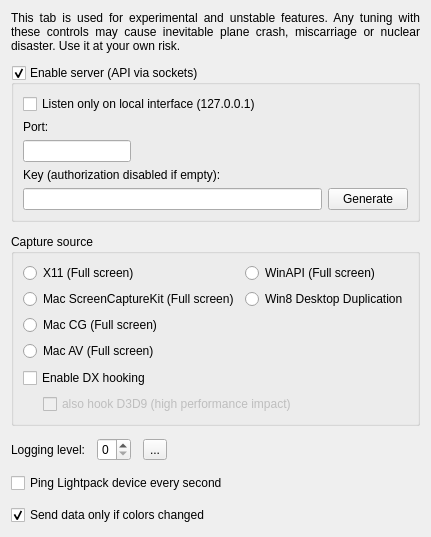
      <widget class="QWidget" name="tabExpert">
       <property name="sizePolicy">
        <sizepolicy hsizetype="Fixed" vsizetype="Preferred">
         <horstretch>0</horstretch>
         <verstretch>0</verstretch>
        </sizepolicy>
       </property>
       <attribute name="title">
        <string>Expert</string>
       </attribute>
       <layout class="QVBoxLayout" name="verticalLayout_3" stretch="0,0,0,0,0,0,0">
        <property name="spacing">
         <number>12</number>
        </property>
        <item>
         <widget class="QLabel" name="label_DevTabWarning">
          <property name="text">
           <string>&lt;html&gt;&lt;head/&gt;&lt;body&gt;&lt;p&gt;This tab is used for experimental and unstable features. Any tuning with these controls may cause inevitable plane crash, miscarriage or nuclear disaster. Use it at your own risk.&lt;/p&gt;&lt;/body&gt;&lt;/html&gt;</string>
          </property>
          <property name="scaledContents">
           <bool>false</bool>
          </property>
          <property name="alignment">
           <set>Qt::AlignJustify|Qt::AlignVCenter</set>
          </property>
          <property name="wordWrap">
           <bool>true</bool>
          </property>
         </widget>
        </item>
        <item>
         <widget class="QGroupBox" name="groupBox_Api">
          <property name="sizePolicy">
           <sizepolicy hsizetype="Preferred" vsizetype="Fixed">
            <horstretch>0</horstretch>
            <verstretch>0</verstretch>
           </sizepolicy>
          </property>
          <property name="toolTip">
           <string>&lt;html&gt;&lt;head/&gt;&lt;body&gt;&lt;p&gt;Enables TCP socket server.&lt;/p&gt;&lt;p&gt;You can connect via &amp;quot;telnet &amp;lt;ip&amp;gt; &amp;lt;port&amp;gt;&amp;quot; for example and manually execute available commands.&lt;/p&gt;&lt;p&gt;Default: %1&lt;/p&gt;&lt;/body&gt;&lt;/html&gt;</string>
          </property>
          <property name="styleSheet">
           <string notr="true"/>
          </property>
          <property name="title">
           <string>Enable server (API via sockets)</string>
          </property>
          <property name="checkable">
           <bool>true</bool>
          </property>
          <property name="checked">
           <bool>true</bool>
          </property>
          <layout class="QGridLayout" name="gridLayout_3">
           <item row="0" column="0">
            <widget class="QCheckBox" name="checkBox_listenOnlyOnLoInterface">
             <property name="toolTip">
              <string>&lt;html&gt;&lt;head/&gt;&lt;body&gt;&lt;p&gt;When enabled, you can connect ONLY from the same computer through 127.0.0.1/localhost address.&lt;/p&gt;&lt;p&gt;Disable this if you want to connect from anywhere else.&lt;/p&gt;&lt;p&gt;Default: %1&lt;/p&gt;&lt;/body&gt;&lt;/html&gt;</string>
             </property>
             <property name="text">
              <string>Listen only on local interface (127.0.0.1)</string>
             </property>
            </widget>
           </item>
           <item row="2" column="0">
            <widget class="QLineEdit" name="lineEdit_ApiPort">
             <property name="sizePolicy">
              <sizepolicy hsizetype="Fixed" vsizetype="Fixed">
               <horstretch>0</horstretch>
               <verstretch>0</verstretch>
              </sizepolicy>
             </property>
             <property name="toolTip">
              <string>&lt;html&gt;&lt;head/&gt;&lt;body&gt;&lt;p&gt;TCP port to listen.&lt;/p&gt;&lt;p&gt;Default: %1&lt;/p&gt;&lt;/body&gt;&lt;/html&gt;</string>
             </property>
            </widget>
           </item>
           <item row="1" column="0">
            <widget class="QLabel" name="label_ApiPort">
             <property name="toolTip">
              <string>&lt;html&gt;&lt;head/&gt;&lt;body&gt;&lt;p&gt;TCP port to listen.&lt;/p&gt;&lt;p&gt;Default: %1&lt;/p&gt;&lt;/body&gt;&lt;/html&gt;</string>
             </property>
             <property name="styleSheet">
              <string notr="true">margin-top: .1em</string>
             </property>
             <property name="text">
              <string>Port:</string>
             </property>
             <property name="buddy">
              <cstring>lineEdit_ApiPort</cstring>
             </property>
            </widget>
           </item>
           <item row="5" column="2">
            <widget class="QPushButton" name="pushButton_GenerateNewApiKey">
             <property name="toolTip">
              <string>Generate a random one</string>
             </property>
             <property name="text">
              <string>Generate</string>
             </property>
            </widget>
           </item>
           <item row="5" column="0">
            <widget class="QLineEdit" name="lineEdit_ApiKey">
             <property name="minimumSize">
              <size>
               <width>0</width>
               <height>20</height>
              </size>
             </property>
             <property name="baseSize">
              <size>
               <width>0</width>
               <height>20</height>
              </size>
             </property>
             <property name="toolTip">
              <string>&lt;html&gt;&lt;head/&gt;&lt;body&gt;&lt;p&gt;The API Key all the clients should provide to authenticate. Could be any custom string (%1 character limit). &lt;/p&gt;&lt;p&gt;Default: %2&lt;/p&gt;&lt;/body&gt;&lt;/html&gt;</string>
             </property>
             <property name="styleSheet">
              <string notr="true"/>
             </property>
             <property name="maxLength">
              <number>40</number>
             </property>
             <property name="readOnly">
              <bool>false</bool>
             </property>
            </widget>
           </item>
           <item row="4" column="0">
            <widget class="QLabel" name="label_ApiKey">
             <property name="toolTip">
              <string>&lt;html&gt;&lt;head/&gt;&lt;body&gt;&lt;p&gt;The API Key all the clients should provide to authenticate. Could be any custom string (%1 character limit). &lt;/p&gt;&lt;p&gt;Default: %2&lt;/p&gt;&lt;/body&gt;&lt;/html&gt;</string>
             </property>
             <property name="styleSheet">
              <string notr="true">margin-top:0</string>
             </property>
             <property name="text">
              <string>Key (authorization disabled if empty):</string>
             </property>
             <property name="buddy">
              <cstring>lineEdit_ApiKey</cstring>
             </property>
            </widget>
           </item>
          </layout>
         </widget>
        </item>
        <item>
         <widget class="QGroupBox" name="groupBox">
          <property name="sizePolicy">
           <sizepolicy hsizetype="MinimumExpanding" vsizetype="MinimumExpanding">
            <horstretch>0</horstretch>
            <verstretch>0</verstretch>
           </sizepolicy>
          </property>
          <property name="title">
           <string>Capture source</string>
          </property>
          <layout class="QVBoxLayout" name="verticalLayout_11">
           <item>
            <layout class="QHBoxLayout" name="horizontalLayout_6">
             <item>
              <layout class="QVBoxLayout" name="verticalLayout_9">
               <item>
                <widget class="QRadioButton" name="radioButton_GrabX11">
                 <property name="text">
                  <string>X11 (Full screen)</string>
                 </property>
                </widget>
               </item>
               <item>
                <widget class="QRadioButton" name="radioButton_GrabMacScreenCaptureKit">
                 <property name="text">
                  <string>Mac ScreenCaptureKit (Full screen)</string>
                 </property>
                </widget>
               </item>
               <item>
                <widget class="QRadioButton" name="radioButton_GrabMacCoreGraphics">
                 <property name="text">
                  <string>Mac CG (Full screen)</string>
                 </property>
                </widget>
               </item>
               <item>
                <widget class="QRadioButton" name="radioButton_GrabMacAVFoundation">
                 <property name="text">
                  <string>Mac AV (Full screen)</string>
                 </property>
                </widget>
               </item>
               <item>
                <spacer name="verticalSpacer_6">
                 <property name="orientation">
                  <enum>Qt::Vertical</enum>
                 </property>
                 <property name="sizeHint" stdset="0">
                  <size>
                   <width>20</width>
                   <height>1</height>
                  </size>
                 </property>
                </spacer>
               </item>
              </layout>
             </item>
             <item>
              <layout class="QVBoxLayout" name="verticalLayout_10">
               <item>
                <widget class="QRadioButton" name="radioButton_GrabWinAPI">
                 <property name="text">
                  <string>WinAPI (Full screen)</string>
                 </property>
                </widget>
               </item>
               <item>
                <widget class="QRadioButton" name="radioButton_GrabDDupl">
                 <property name="text">
                  <string>Win8 Desktop Duplication</string>
                 </property>
                </widget>
               </item>
               <item>
                <spacer name="verticalSpacer">
                 <property name="orientation">
                  <enum>Qt::Vertical</enum>
                 </property>
                 <property name="sizeHint" stdset="0">
                  <size>
                   <width>20</width>
                   <height>1</height>
                  </size>
                 </property>
                </spacer>
               </item>
              </layout>
             </item>
            </layout>
           </item>
           <item>
            <widget class="QCheckBox" name="checkBox_EnableDx1011Capture">
             <property name="text">
              <string>Enable DX hooking</string>
             </property>
             <property name="icon">
              <iconset resource="../res/LightpackResources.qrc">
               <normaloff>:/icons/uac-shield.png</normaloff>:/icons/uac-shield.png</iconset>
             </property>
            </widget>
           </item>
           <item>
            <layout class="QHBoxLayout" name="horizontalLayout_9">
             <item>
              <spacer name="horizontalSpacer_4">
               <property name="orientation">
                <enum>Qt::Horizontal</enum>
               </property>
               <property name="sizeType">
                <enum>QSizePolicy::Fixed</enum>
               </property>
               <property name="sizeHint" stdset="0">
                <size>
                 <width>20</width>
                 <height>0</height>
                </size>
               </property>
              </spacer>
             </item>
             <item>
              <widget class="QCheckBox" name="checkBox_EnableDx9Capture">
               <property name="enabled">
                <bool>false</bool>
               </property>
               <property name="text">
                <string>also hook D3D9 (high performance impact)</string>
               </property>
              </widget>
             </item>
            </layout>
           </item>
          </layout>
         </widget>
        </item>
        <item>
         <layout class="QHBoxLayout" name="horizontalLayout_5">
          <item>
           <widget class="QLabel" name="label_LoggingLevel">
            <property name="text">
             <string>Logging level:</string>
            </property>
            <property name="buddy">
             <cstring>spinBox_LoggingLevel</cstring>
            </property>
           </widget>
          </item>
          <item>
           <widget class="QSpinBox" name="spinBox_LoggingLevel">
            <property name="toolTip">
             <string>&lt;html&gt;&lt;head/&gt;&lt;body&gt;&lt;p&gt;Log verbosity: %1-%2 where %1 = no logs.&lt;/p&gt;&lt;p&gt;After enabling logs you need to restart the program.&lt;/p&gt;&lt;p&gt;When enabled you can use the &lt;img src=&quot;:/buttons/arrow_right_dark_24px.png&quot; width=&quot;12&quot;&gt; button to open the log directory.&lt;/p&gt;&lt;p&gt;Default: %3&lt;/p&gt;&lt;/body&gt;&lt;/html&gt;</string>
            </property>
            <property name="maximum">
             <number>3</number>
            </property>
           </widget>
          </item>
          <item>
           <widget class="QToolButton" name="toolButton_OpenLogs">
            <property name="toolTip">
             <string>open Log folder</string>
            </property>
            <property name="whatsThis">
             <string>open Log folder</string>
            </property>
            <property name="text">
             <string>...</string>
            </property>
            <property name="icon">
             <iconset resource="../res/LightpackResources.qrc">
              <normaloff>:/buttons/arrow_right_dark_24px.png</normaloff>:/buttons/arrow_right_dark_24px.png</iconset>
            </property>
           </widget>
          </item>
          <item>
           <spacer name="horizontalSpacer_2">
            <property name="orientation">
             <enum>Qt::Horizontal</enum>
            </property>
            <property name="sizeHint" stdset="0">
             <size>
              <width>40</width>
              <height>20</height>
             </size>
            </property>
           </spacer>
          </item>
         </layout>
        </item>
        <item>
         <widget class="QCheckBox" name="checkBox_PingDeviceEverySecond">
          <property name="text">
           <string>Ping Lightpack device every second</string>
          </property>
         </widget>
        </item>
        <item>
         <widget class="QCheckBox" name="checkBox_SendDataOnlyIfColorsChanges">
          <property name="toolTip">
           <string>&lt;html&gt;&lt;head/&gt;&lt;body&gt;&lt;p&gt;When disabled every frame will be sent to the device. This is recommended for devices with inactivity timers built into firmwares (some custom Adalight sketches for example) or configured via Prismatik (UDP devices with a &amp;lt; 255 timeout value).&lt;/p&gt;&lt;p&gt;When enabled every new frame will be compared with the previous one, and will be sent only if differences are detected (can be useful in low bandwidth situations).&lt;/p&gt;&lt;p&gt;Default: %1&lt;/p&gt;&lt;/body&gt;&lt;/html&gt;</string>
          </property>
          <property name="text">
           <string>Send data only if colors changed</string>
          </property>
          <property name="checked">
           <bool>true</bool>
          </property>
         </widget>
        </item>
        <item>
         <spacer name="verticalSpacer_4">
          <property name="orientation">
           <enum>Qt::Vertical</enum>
          </property>
          <property name="sizeType">
           <enum>QSizePolicy::Expanding</enum>
          </property>
          <property name="sizeHint" stdset="0">
           <size>
            <width>20</width>
            <height>1</height>
           </size>
          </property>
         </spacer>
        </item>
       </layout>
       </widget>
